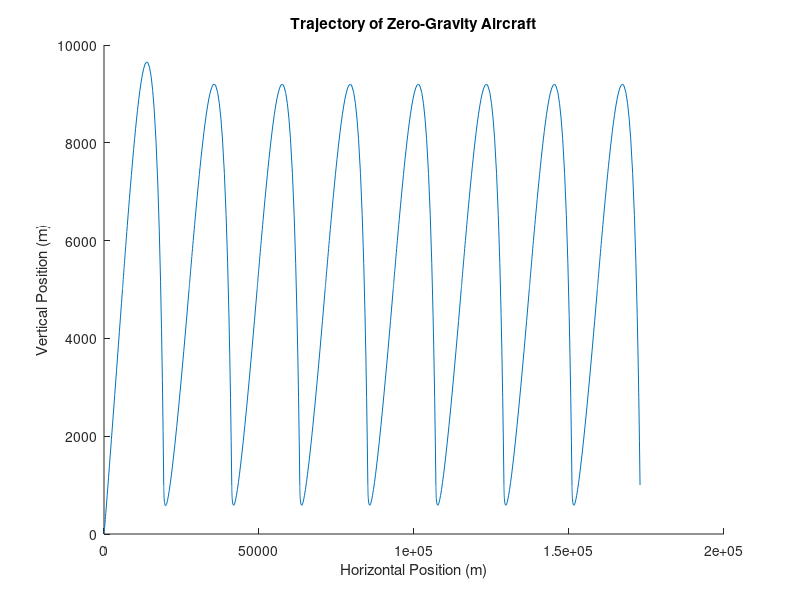

Write MATLAB code to recreate this figure.
function plane()
% Modeling a Boeing 727

    g = 9.81;       % acceleration due to gravity (m/s^2)
    m = 65000;      % mass of airplane (kg)
    rho = 1.3;      % density of air (kg/m^3)
    A = 330;        % cross-sectional area of plane (m^2)
    C_l = 0.56;     % coefficient of lift (dimensionless)
    C_D = 0.6;      % coefficient of drag (dimensionless)
    
    F_thrust = 7500000;
    
    initial_pos = [0, 0];
    initial_vel = [40, 10];
    
    options = odeset('events', @events);
    options2 = odeset('events', @events2);
    
    [TIME, Y] = ode45(@thrust_on, [0, 2000], [initial_pos, initial_vel], options);
    [TIME, Y_2] = ode45(@thrust_off, [2000, 4000], [Y(end, 1), Y(end, 2), Y(end, 3), Y(end, 4)], options2);
    
    Y = [Y; Y_2];
    
    %disp(Y);
    
    for i = 2:8
        [TIME, Y_2] = ode45(@thrust_on, [2000*i, 2000*(i+1)], [Y(end, 1), Y(end, 2), Y(end, 3), Y(end, 4)], options);
        Y = [Y; Y_2];
        
        [TIME, Y_2] = ode45(@thrust_off, [2000*(i+1), 2000*(i+2)], [Y(end, 1), Y(end, 2), Y(end, 3), Y(end, 4)], options2);
        Y = [Y; Y_2];
    end

    hold on;
    
    plot(Y(:,1), Y(:,2));
    %plot(Y_2(:,1), Y_2(:,2));
    %axis([0, 2e4, 0, 10000]);
    xlabel('Horizontal Position (m)');
    ylabel('Vertical Position (m)');
    title('Trajectory of Zero-Gravity Aircraft');

    function res = thrust_on(t, W)
        P = W(1:2);
        V = W(3:4);
        
        v = norm(V);
        v_hat = V / v;
        s_hat = fliplr(v_hat);
        
        %disp(t);
        %disp(F_thrust);
        %hold on;
        %plot(t, F_thrust, 'o');
        
        dPdt = V;
        dVdt = [0; -g] + ([F_thrust*cos(pi/4);F_thrust*cos(pi/4)]/m) + ((rho*A*v^2) / (2*m)) * (C_l*s_hat - C_D*v_hat);
        
        res = [dPdt; dVdt];
    end
    
    function res = thrust_off(t, W)
        P = W(1:2);
        V = W(3:4);
        
        v = norm(V);
        v_hat = V / v;
        s_hat = fliplr(v_hat);
        
        %disp(t);
        %disp(F_thrust);
        %hold on;
        %plot(t, F_thrust, 'o');
        
        dPdt = V;
        dVdt = [0; -g] + ([0; 0]/m) + ((rho*A*v^2) / (2*m)) * (C_l*s_hat - C_D*v_hat);
        
        res = [dPdt; dVdt];
    end

    function [value, isterminal,direction] = events(t, W) % kill thrust when height is increasing
        %value = W(2) - 9756;
        value = W(2) - 5000;
        direction = 1;
        isterminal = 1;
    end

    function [value, isterminal, direction] = events2(t, W) % when plane is too close to ground terminate
        value = W(2) - 1000;
        
        direction = -1;
        isterminal = 1;
    end

end
